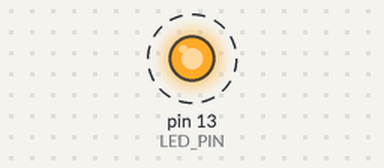
Bench run of a sketch on a simulated Arduino Uno, built with avr-gcc and run on an emulated ATmega328P. Shown: output pins drawn as LEDs (lit = HIGH). Dashed ring = blinking.

Above: at 0.5 s.
Timing chart, 0 to 3.0 s (numbered marks = the images above):
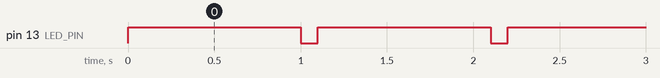

Measured:
- by itself, pin 13 (LED_PIN): alternates HIGH for 1.0 s and LOW for 0.10 s

The sketch:

led_ink.ino
```cpp
const int LED_PIN = 13;

void setup() {
  pinMode(LED_PIN, OUTPUT);
}

void loop() {
  digitalWrite(LED_PIN, HIGH);
  delay(1000);
  digitalWrite(LED_PIN, LOW);
  delay(100);
}
```
